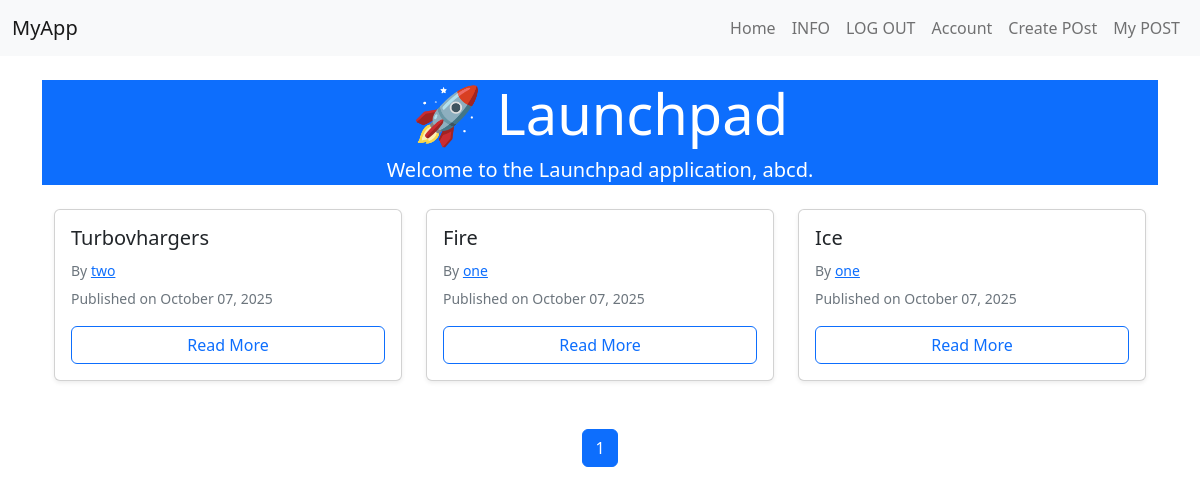
The page / (signed in) on the database its author committed.
### carForum/models.py (models this page shows, shortened)
class Users(db.Model,UserMixin):
    __tablename__='users'
    id=db.Column(db.Integer,primary_key=True)
    profile_image=db.Column(db.String(64),nullable=False,default='default_profile.png')
    email=db.Column(db.String(64),unique=True,index=True)
    username=db.Column(db.String(20),unique=True,index=True)
    password_hash=db.Column(db.String(64))
    posts=db.relationship('BlogPost',backref='author',lazy=True)

class BlogPost(db.Model):
    users=db.relationship(Users)
    id=db.Column(db.Integer,primary_key=True)
    user_id=db.Column(db.Integer,db.ForeignKey('users.id'),nullable=False)
    date=db.Column(db.DateTime,nullable=False,default=lambda: datetime.now(timezone.utc))
    title=db.Column(db.String(128),nullable=False)
    text=db.Column(db.Text,nullable=False)

### carForum/core/views.py (the view)
@core.route('/')
def index():
    page=request.args.get('page',1,type=int)
    blog_posts=BlogPost.query.order_by(BlogPost.date.desc()).paginate(page=page,per_page=5)
    return render_template('index.html',blog_posts=blog_posts)

### carForum/models.py (called while the page is built)
@login_manager.user_loader
def load_user(user_id):
    return Users.query.get(user_id)

### carForum/templates/index.html
{% extends "base.html" %}
{% block content %}
<div class="jumbotron jumbotron-fluid bg-primary text-white mb-4">
  <div class="container text-center ">
    <h1 class="display-4">🚀 Launchpad</h1>
    <p class="lead">Welcome to the Launchpad application, <strong>{{ current_user.username }}</strong>.</p>
  </div>
</div>
<div class="container">
  <div class="row">
    {% for post in blog_posts.items %}
    <div class="col-md-4 mb-4">
      <div class="card shadow-sm h-100">
        <div class="card-body d-flex flex-column">
          <h5 class="card-title">
            <a href="{{ url_for('blog_posts.blog_post', blog_post_id=post.id) }}" class="text-dark text-decoration-none">
              {{ post.title }}
            </a>
          </h5>
          <p class="card-text mb-1">
            <small class="text-muted">By
              <a href="{{ url_for('users.user_posts', username=post.author.username) }}" class="text-primary">
                {{ post.author.username }}
              </a>
            </small>
          </p>
          <p class="card-text">
            <small class="text-muted">Published on {{ post.date.strftime('%B %d, %Y') }}</small>
          </p>
          <a href="{{ url_for('blog_posts.blog_post', blog_post_id=post.id) }}" class="btn btn-outline-primary mt-auto">Read More</a>
        </div>
      </div>
    </div>
    {% endfor %}
  </div>
</div>
<nav aria-label="Page navigation">
  <ul class="pagination justify-content-center mt-4">
    {% for page_num in blog_posts.iter_pages(left_edge=1, right_edge=1, left_current=1, right_current=2) %}
      {% if blog_posts.page == page_num %}
        <li class="page-item active">
          <span class="page-link">{{ page_num }}</span>
        </li>
      {% else %}
        <li class="page-item">
          <a class="page-link" href="{{ url_for('core.index', page=page_num) }}">{{ page_num }}</a>
        </li>
      {% endif %}
    {% endfor %}
  </ul>
</nav>
{% endblock %}

### rows shown on the page
Users: username "abcd"
BlogPost: title "Turbovhargers", author.username "two", date "October 07, 2025"
BlogPost: title "Fire", author.username "one", date "October 07, 2025"
BlogPost: title "Ice", author.username "one", date "October 07, 2025"

### other values the page prints
{{ page_num }} "1"
